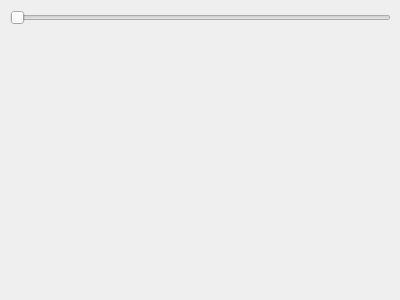
<?xml version="1.0" encoding="UTF-8"?>
<ui version="4.0">
 <class>Form</class>
 <widget class="QWidget" name="Form">
  <property name="geometry">
   <rect>
    <x>0</x>
    <y>0</y>
    <width>400</width>
    <height>300</height>
   </rect>
  </property>
  <property name="windowTitle">
   <string>Form</string>
  </property>
  <widget class="QWidget" name="verticalWidget" native="true">
   <property name="geometry">
    <rect>
     <x>10</x>
     <y>10</y>
     <width>381</width>
     <height>281</height>
    </rect>
   </property>
   <layout class="QVBoxLayout" name="verticalLayout">
    <item>
     <widget class="QSlider" name="horizontalSlider">
      <property name="maximum">
       <number>500</number>
      </property>
      <property name="orientation">
       <enum>Qt::Horizontal</enum>
      </property>
     </widget>
    </item>
    <item>
     <widget class="QWidget" name="widget" native="true"/>
    </item>
   </layout>
  </widget>
 </widget>
 <resources/>
 <connections/>
</ui>
